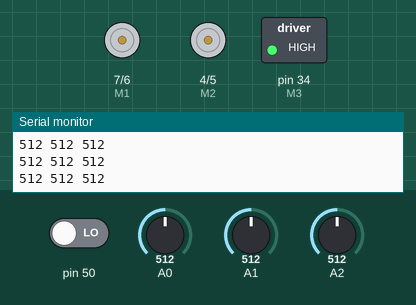
Simulated run of this sketch. Board: Arduino Mega 2560, built with avr-gcc and run on an emulated ATmega2560. On the bench: direction and speed pins drawn as motors (green arrow = direction pin HIGH = forward, orange = LOW = backward, longer = more drive), switched loads named in the sketch (green lamp = pin HIGH), the last lines printed to the serial monitor. The test bench sets the inputs (shaded band); at power-on: A0 = 512, A2 = 512, A1 = 512, pin 50 LOW. Pins used as bus, display or sensor lines are not drawn.

Above: at 1.2 s.
1.3 s: A0 set to 416
2.8 s: A0 set to 388
At 4.0 s:
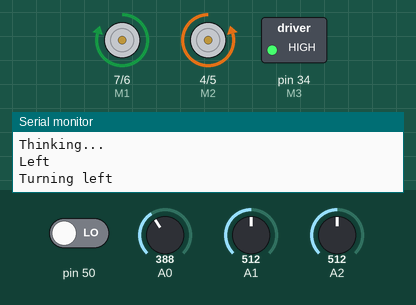
4.3 s: A2 set to 413
6.2 s: A2 set to 392
At 7.6 s:
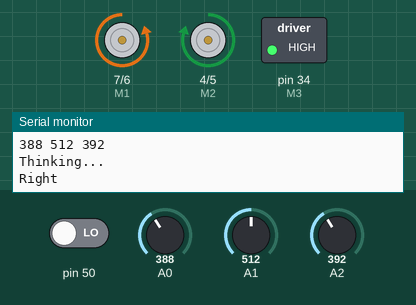
8.7 s: A1 set to 416
10.6 s: A1 set to 393
At 12.3 s:
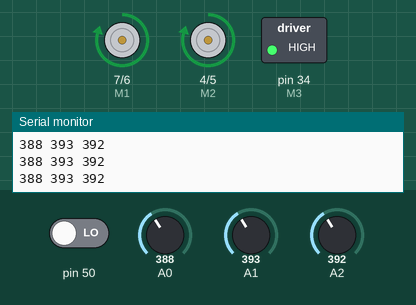
Timing chart, 0 to 13.8 s (numbered marks = the images above; inputs shaded):
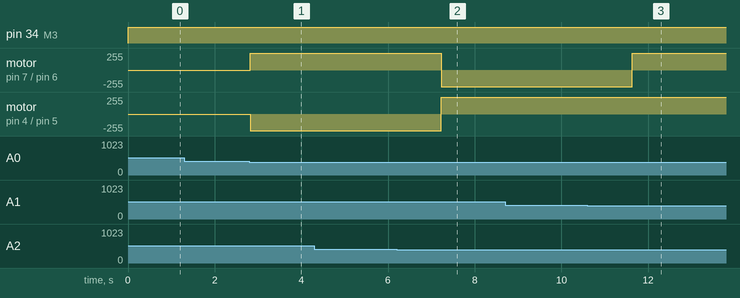

The sketch:

RobothonAttempt1.ino
```cpp
// NOTE: This code is not even close to functional, we ran into so many issues we didnt have time to do any actual coding

int front, left, right, flameCheck;
int rightTurns=0;
int leftTurns=0;
//the ports for each feel/sensor

int E1 = 6; //speed of left
int E2 = 5; // speed of right
int M1 = 7; // movement of left
int M2 = 4; // movement of right
int E3 = 35; // fan speed
int M3 = 34; // fan movement

//purpose: start the methods and set the fan as an output
void setup()
{
 Serial.begin(9600);
 pinMode(E1, OUTPUT);
 pinMode(E2, OUTPUT);
 pinMode(E3, OUTPUT);
 pinMode(M1, OUTPUT);
 pinMode(M2, OUTPUT);
 pinMode(M3, OUTPUT);
}

//purpose: sense nearness to walls and fire
//allow for fan to blow and movement to occur
void think(int dir)
{
  Serial.println("Thinking...");
    stopTurning();
  if(dir == 1)
    turnRight();
  if(dir==-1)
    turnLeft();
  delay(1000);
}
void loop()
{
front = analogRead(1);
right = analogRead(2);
left = analogRead(0);
flameCheck = !(digitalRead(50));
Serial.println(String(left) + " " + String(front) + " " + String(right));
if (flameCheck)
{
  digitalWrite(E3, HIGH);
  digitalWrite(M3, HIGH);
  //delay (1000); // wait one second
  digitalWrite(E3, LOW);
}// end flamecheck if
//checks proximity to flame

//this will check closeness to walls
//and move it depending closeness to walls

if (front > 400 && right > 400 && left > 400)
{
  //turn around;

}
else if(left > 400 && front > 400)
{
  //turn right
  think(1);
}
else if(right > 400 && front > 400)
{
  //turn left
  think(-1);
}
else if(right > 400 && left > 400)
{
  //move forward
  goForward();
}
else if (front > 400)
    {
      //turn right
      think(1);
    }
else if (right > 400 || left > 400)
    {
      //forward
      goForward();
    }
else
{
  //move forward
  goForward();
}

 delay(100); //Delay the output by 1s (500ms)
}


void stopTurning()
  {
    digitalWrite(M1,LOW);
    digitalWrite(M2,LOW);
    analogWrite(E1, LOW);   //PWM Speed Control
    analogWrite(E2, LOW);   //PWM Speed Control
    //stack.push('*');
  }

void goForward()
  {

    digitalWrite(M1,HIGH);
    digitalWrite(M2,HIGH);
    analogWrite(E1, 250);   //PWM Speed Control
    analogWrite(E2, 250);   //PWM Speed Control
    //stack.push('F');
  }

void turnRight()  //90 DEGREES CLOCKWISE
  {
        Serial.println("Right");
    digitalWrite(M1,LOW);
    digitalWrite(M2,HIGH);
    analogWrite(E1, 250);   //PWM Speed Control
    analogWrite(E2, 250);   //PWM Speed Control
    //stack.push('R');
    rightTurns++;
  }

void turnLeft()  //90 DEGREES COUNTER-CLOCKWISE
  {
            Serial.println("Left");
    digitalWrite(M1,HIGH);
    digitalWrite(M2,LOW);
    analogWrite(E1, 250);   //PWM Speed Control
    analogWrite(E2, 250);   //PWM Speed Control
    //stack.push('L');
    Serial.println("Turning left");
    leftTurns++;
  }

void goBackwards()
  {
    digitalWrite(M1,LOW);
    digitalWrite(M2,LOW);
    analogWrite(E1, 250);   //PWM Speed Control
    analogWrite(E2, 250);   //PWM Speed Control
    //stack.push('B');
  }
```

Measured:
- the behaviour switches between 401 and 400 on A0 (found by bisection; images 0 and 1)
- the behaviour switches between 401 and 400 on A2 (found by bisection; images 1 and 2)
- the behaviour switches between 401 and 400 on A1 (found by bisection; images 2 and 3)
- after the input at 2.8 s, motor on pin 7 (M1) / pin 6 (E1): stopped → forward 250/255 at once; motor on pin 4 (M2) / pin 5 (E2): stopped → backward 250/255 at once
- after the input at 6.2 s, motor on pin 7 (M1) / pin 6 (E1): forward 250/255 → backward 250/255 after 1.0 s; motor on pin 4 (M2) / pin 5 (E2): backward 250/255 → forward 250/255 after 1.0 s
- after the input at 10.6 s, motor on pin 7 (M1) / pin 6 (E1): backward 250/255 → forward 250/255 after 1.0 s
